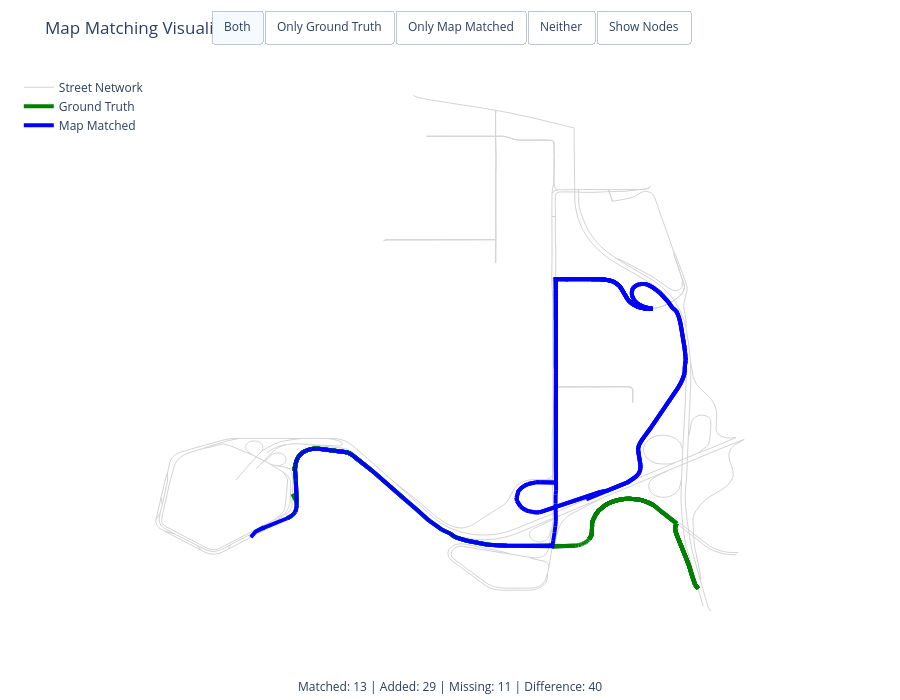

Source (notebook cell):
### Code cell
mplt.plot_map_matching_from_osmid(
    graph=G,
    ground_truth_osmid_path=gt_edge_ids,
    map_matched_osmid_path=match_result.edge_ids,
)

### Figure 1 — Plotly figure (JSON) as saved in the notebook; plotly's stock layout.template omitted (floating-point values rounded to 4 significant figures; data arrays with more than 128 entries replaced by an {"elided": "..."} marker saying what was removed)
{"data": [{"hoverinfo": "text", "line": {"color": "lightgray", "width": 1}, "mode": "lines", "name": "Street Network", "text": {"elided": "4509 str values"}, "type": "scatter", "visible": true, "x": {"elided": "4509 float values"}, "y": {"elided": "4509 float values"}}, {"hoverinfo": "text", "line": {"color": "green", "width": 4}, "mode": "lines", "name": "Ground Truth", "text": {"elided": "1867 str values"}, "type": "scatter", "visible": true, "x": {"elided": "1867 float values"}, "y": {"elided": "1867 float values"}}, {"hoverinfo": "text", "line": {"color": "blue", "width": 4}, "mode": "lines", "name": "Map Matched", "text": {"elided": "1251 str values"}, "type": "scatter", "visible": true, "x": {"elided": "1251 float values"}, "y": {"elided": "1251 float values"}}, {"hoverinfo": "text", "marker": {"color": "black", "size": 2}, "mode": "markers", "name": "Nodes", "text": {"elided": "1330 str values"}, "type": "scatter", "visible": false, "x": {"elided": "1330 float values"}, "y": {"elided": "1330 float values"}}], "layout": {"annotations": [{"font": {"size": 12}, "showarrow": false, "text": "Matched: 13 | Added: 29 | Missing: 11 | Difference: 40", "x": 0.5, "xanchor": "center", "xref": "paper", "y": -0.1, "yref": "paper"}], "dragmode": "pan", "height": 700, "hovermode": "closest", "legend": {"x": 0.01, "y": 0.99}, "margin": {"b": 60, "l": 10, "r": 10, "t": 40}, "plot_bgcolor": "white", "showlegend": true, "title": {"text": "Map Matching Visualization"}, "updatemenus": [{"buttons": [{"args": [{"visible": [true, true, true]}], "args2": [{"visible": [true, true, true]}], "label": "Both", "method": "update"}, {"args": [{"visible": [true, true, false]}], "args2": [{"visible": [true, true, true]}], "label": "Only Ground Truth", "method": "update"}, {"args": [{"visible": [true, false, true]}], "args2": [{"visible": [true, true, true]}], "label": "Only Map Matched", "method": "update"}, {"args": [{"visible": [true, false, false]}], "args2": [{"visible": [true, true, true]}], "label": "Neither", "method": "update"}, {"args": [{"visible": [true, true, true, true]}], "args2": [{"visible": [true, true, true, false]}], "label": "Show Nodes", "method": "update"}], "direction": "left", "type": "buttons", "x": 0.5, "xanchor": "center", "y": 1.1, "yanchor": "top"}], "xaxis": {"showgrid": false, "showticklabels": false, "zeroline": false}, "yaxis": {"scaleanchor": "x", "scaleratio": 1, "showgrid": false, "showticklabels": false, "zeroline": false}}}
